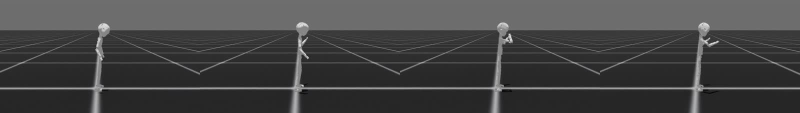
#> input picture validation_artifacts/tw202_review/000016_baseline.jpg, 1600 x 225 px, given in place of 000832_baseline.jpg, which was not available (shown at 1/2 size)
$ python review_tw202_frames.py
#> lines starting #> are read from the running program, lines starting #| are printed output that depends on the picture
from pathlib import Path
import subprocess
from PIL import Image,ImageDraw
r=Path('validation_artifacts/tw202_flat_walk');o=Path('validation_artifacts/tw202_review')
for clip in ['000832','000016','000211']:
 canvas=Image.new('RGB',(1600,1000),'white');draw=ImageDraw.Draw(canvas)
#> after `canvas = Image.new('RGB', (1600, 1000), 'white')`: canvas: PIL image 1600x1000 RGB; every value is 255
 for i,v in enumerate(['baseline','precision','neck','root']):
  p=o/(clip+'_'+v+'.jpg')
  subprocess.run(['ffmpeg','-v','error','-y','-i',str(r/v/'videos'/(clip+'.mp4')),'-vf','fps=1/2,scale=400:225,tile=4x1','-frames:v','1',str(p)],check=True)
#> (this line was passed over: subprocess is not available in this run)
  canvas.paste(Image.open(p),(0,i*250+25));draw.text((10,i*250+5),v+' / '+clip+' / about 1,3,5,7 seconds; recordings may reset after failure',fill='black')
#> after `canvas.paste(Image.open(p), (0, i * 250 + 25))`:
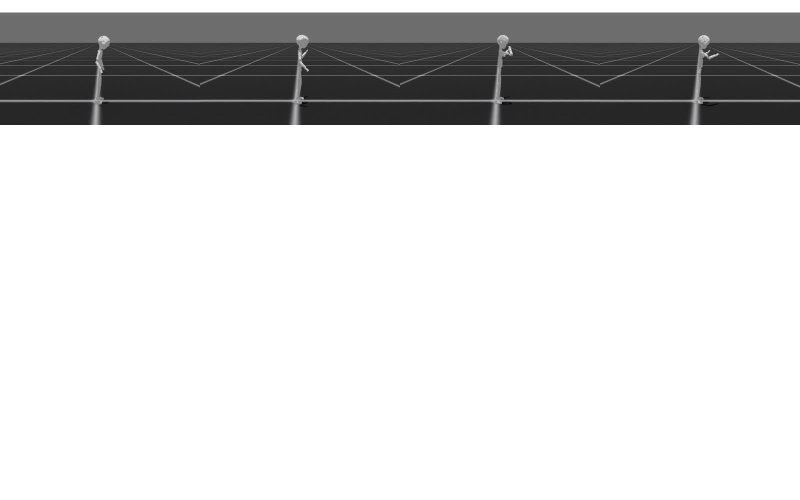
#> canvas: PIL image 1600x1000 RGB (shown at 1/2 size); mean R, G, B 213, 213, 213
#> (the run stopped early here; a loop or call above may not have finished)

$ run again, on validation_artifacts/tw202_review/000016_sheet.jpg
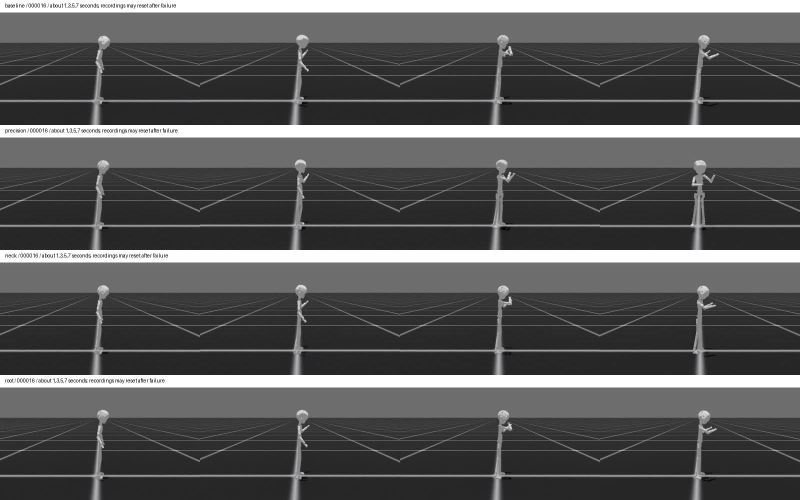
#> input picture validation_artifacts/tw202_review/000016_sheet.jpg, 1600 x 1000 px, given in place of 000832_baseline.jpg, which was not available (shown at 1/2 size)
#> `canvas.paste(Image.open(p), (0, i * 250 + 25))`:
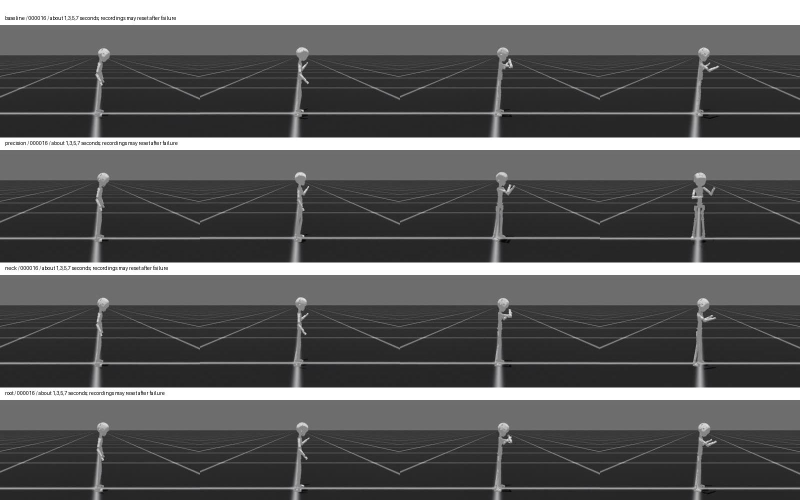
#> canvas: PIL image 1600x1000 RGB (shown at 1/2 size); mean R, G, B 91.8, 91.8, 91.9
